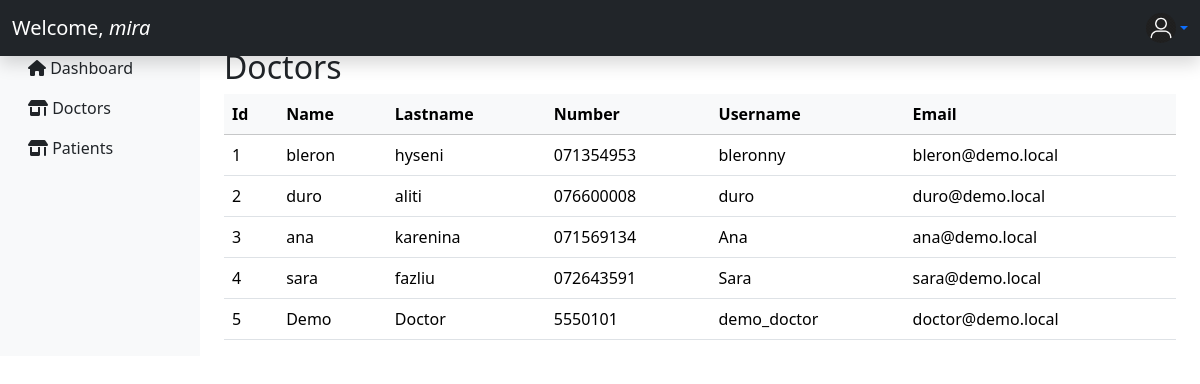
Screenshot of /patientDocDash.php (signed in) with the database file from the repository.
### tables this page shows
CREATE TABLE `doctors` (
  `id` int(11) NOT NULL,
  `name` varchar(255) NOT NULL,
  `lastname` varchar(255) NOT NULL,
  `number` varchar(255) NOT NULL,
  `username` varchar(255) NOT NULL,
  `email` varchar(255) NOT NULL,
  `password` varchar(255) NOT NULL
);

### patientDocDash.php (the view, shortened to what this page needs)
<?php
include_once("config.php");
$sql = "SELECT * FROM doctors";
$prep = $conn->prepare($sql);
$prep->execute();
$users = $prep->fetchAll();
?>
<?php include('dashboardHeader2.php');?>
    <div class="container-fluid">
      <div class="row mt-4 pt-4">
         <div class="col-2 bg-light sidebar">
            <nav class="sidebar-sticky">
               <ul class="nav flex-column">
               <li class="nav-item">
                     <a href="dashboardPatient.php" class="nav-link active text-dark"><i class="fa-solid fa-house"></i> Dashboard</a>
                  </li>
                  <li class="nav-item">
                     <a href="patientDocDash.php" class="nav-link active text-dark"><i class="fa-solid fa-shop"></i> Doctors</a>
                  </li>
                  <li class="nav-item">
                     <a href="dashboardPatient.php" class="nav-link active text-dark"><i class="fa-solid fa-shop"></i> Patients</a>
                  </li>
               </ul>
            </div>
         <main role="main" class="col-10 ml-sm-auto px-4">
            <h1 class="h2">Doctors</h1>
            <table class="table">
               <thead class="table-light">
                  <tr>
                     <th>Id</th>
                     <th>Name</th>
                     <th>Lastname</th>
                     <th>Number</th>
                     <th>Username</th>
                     <th>Email</th>
                  </tr>
               </thead>
               <tbody>
                  <?php foreach($users as $user){ ?>
                     <tr>
                        <td><?php echo $user['id'];?></td>
                        <td><?php echo $user['name'];?></td>
                        <td><?php echo $user['lastname'];?></td>
                        <td><?php echo $user['number'];?></td>
                        <td><?php echo $user['username'];?></td>
                        <td><?php echo $user['email'];?></td>
                     </tr>
                     <?php } ?>
               </tbody>
            </table>
         </main>
      </div>
    </div>
<?php include('footer.php')?>

### rows the page displays
doctors: id "1", name "bleron", lastname "hyseni", number "071354953", username "bleronny", email "bleron@demo.local"
doctors: id "2", name "duro", lastname "aliti", number "076600008", username "duro", email "duro@demo.local"
doctors: id "3", name "ana", lastname "karenina", number "071569134", username "Ana", email "ana@demo.local"
doctors: id "4", name "sara", lastname "fazliu", number "072643591", username "Sara", email "sara@demo.local"
doctors: id "5", name "Demo", lastname "Doctor", number "5550101", username "demo_doctor", email "doctor@demo.local"

### other values shown
$_SESSION['username'] "mira"
